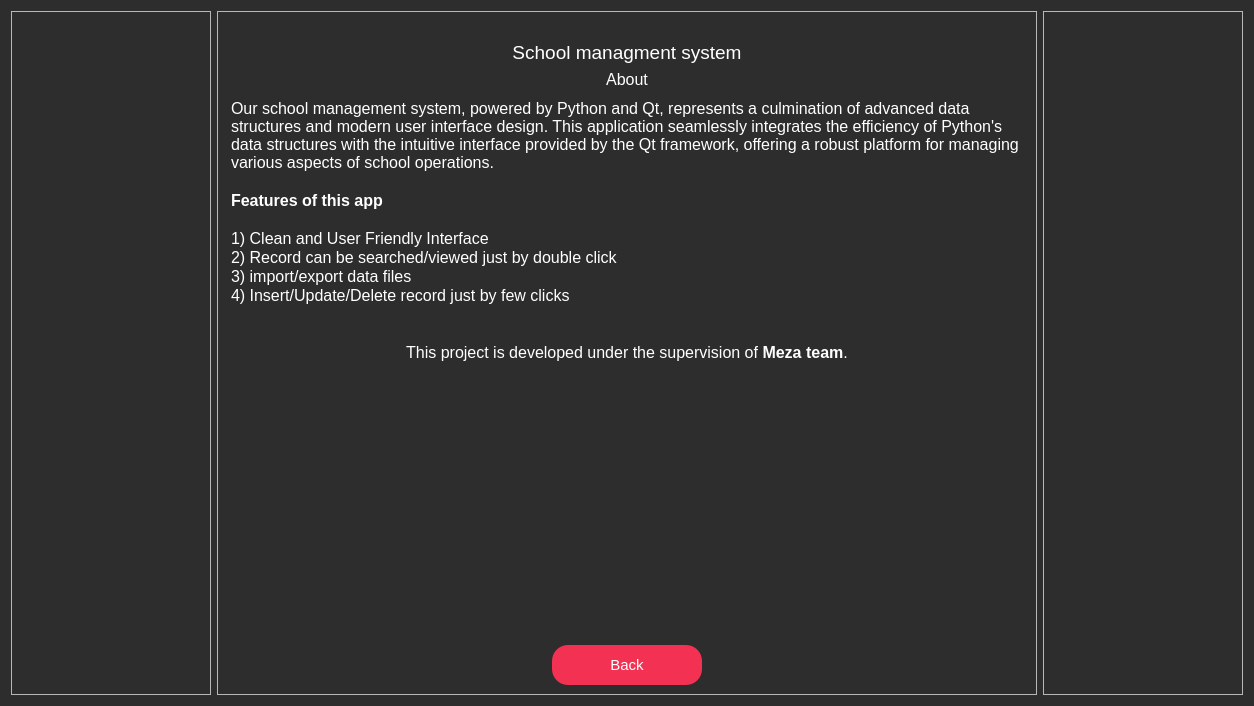
<?xml version="1.0" encoding="UTF-8"?>
<ui version="4.0">
 <class>About</class>
 <widget class="QWidget" name="About">
  <property name="geometry">
   <rect>
    <x>0</x>
    <y>0</y>
    <width>1250</width>
    <height>706</height>
   </rect>
  </property>
  <property name="windowTitle">
   <string>Form</string>
  </property>
  <property name="styleSheet">
   <string notr="true">#About
{
	background:#2D2D2D;
}</string>
  </property>
  <layout class="QHBoxLayout" name="horizontalLayout_2">
   <item>
    <widget class="QFrame" name="frame_2">
     <property name="minimumSize">
      <size>
       <width>200</width>
       <height>0</height>
      </size>
     </property>
     <property name="maximumSize">
      <size>
       <width>200</width>
       <height>16777215</height>
      </size>
     </property>
     <property name="frameShape">
      <enum>QFrame::StyledPanel</enum>
     </property>
     <property name="frameShadow">
      <enum>QFrame::Raised</enum>
     </property>
     <widget class="QLabel" name="label_2">
      <property name="geometry">
       <rect>
        <x>0</x>
        <y>0</y>
        <width>201</width>
        <height>201</height>
       </rect>
      </property>
      <property name="text">
       <string/>
      </property>
      <property name="pixmap">
       <pixmap resource="../images_about.qrc">:/newPrefix/images/top_left.png</pixmap>
      </property>
      <property name="scaledContents">
       <bool>true</bool>
      </property>
     </widget>
    </widget>
   </item>
   <item>
    <widget class="QFrame" name="frame">
     <property name="frameShape">
      <enum>QFrame::StyledPanel</enum>
     </property>
     <property name="frameShadow">
      <enum>QFrame::Raised</enum>
     </property>
     <layout class="QVBoxLayout" name="verticalLayout">
      <item alignment="Qt::AlignHCenter">
       <widget class="QLabel" name="label_5">
        <property name="maximumSize">
         <size>
          <width>400</width>
          <height>150</height>
         </size>
        </property>
        <property name="text">
         <string/>
        </property>
        <property name="pixmap">
         <pixmap resource="../images_about.qrc">:/newPrefix/Corporate_Management.png</pixmap>
        </property>
        <property name="scaledContents">
         <bool>true</bool>
        </property>
       </widget>
      </item>
      <item>
       <widget class="QLabel" name="label_14">
        <property name="font">
         <font>
          <pointsize>14</pointsize>
         </font>
        </property>
        <property name="text">
         <string>&lt;html&gt;&lt;head/&gt;&lt;body&gt;&lt;p align=&quot;center&quot;&gt;&lt;span style=&quot; color:#ffffff;&quot;&gt;School managment system&lt;/span&gt;&lt;/p&gt;&lt;/body&gt;&lt;/html&gt;</string>
        </property>
       </widget>
      </item>
      <item>
       <widget class="QLabel" name="label_15">
        <property name="font">
         <font>
          <pointsize>12</pointsize>
         </font>
        </property>
        <property name="text">
         <string>&lt;html&gt;&lt;head/&gt;&lt;body&gt;&lt;p align=&quot;center&quot;&gt;&lt;span style=&quot; color:#ffffff;&quot;&gt;About&lt;/span&gt;&lt;/p&gt;&lt;/body&gt;&lt;/html&gt;</string>
        </property>
       </widget>
      </item>
      <item>
       <widget class="QTextEdit" name="textEdit">
        <property name="enabled">
         <bool>false</bool>
        </property>
        <property name="minimumSize">
         <size>
          <width>800</width>
          <height>0</height>
         </size>
        </property>
        <property name="font">
         <font>
          <family>Segoe UI</family>
          <pointsize>14</pointsize>
         </font>
        </property>
        <property name="styleSheet">
         <string notr="true">color:#fff;
border:none;
background:#2D2D2D;</string>
        </property>
        <property name="verticalScrollBarPolicy">
         <enum>Qt::ScrollBarAlwaysOff</enum>
        </property>
        <property name="horizontalScrollBarPolicy">
         <enum>Qt::ScrollBarAlwaysOff</enum>
        </property>
        <property name="html">
         <string>&lt;!DOCTYPE HTML PUBLIC &quot;-//W3C//DTD HTML 4.0//EN&quot; &quot;http://www.w3.org/TR/REC-html40/strict.dtd&quot;&gt;
&lt;html&gt;&lt;head&gt;&lt;meta name=&quot;qrichtext&quot; content=&quot;1&quot; /&gt;&lt;meta charset=&quot;utf-8&quot; /&gt;&lt;style type=&quot;text/css&quot;&gt;
p, li { white-space: pre-wrap; }
hr { height: 1px; border-width: 0; }
li.unchecked::marker { content: &quot;\2610&quot;; }
li.checked::marker { content: &quot;\2612&quot;; }
&lt;/style&gt;&lt;/head&gt;&lt;body style=&quot; font-family:'Segoe UI'; font-size:14pt; font-weight:400; font-style:normal;&quot;&gt;
&lt;p style=&quot; margin-top:0px; margin-bottom:0px; margin-left:0px; margin-right:0px; -qt-block-indent:0; text-indent:0px;&quot;&gt;&lt;span style=&quot; font-size:12pt; color:#ffffff;&quot;&gt;Our school management system, powered by Python and Qt, represents a culmination of advanced data structures and modern user interface design. This application seamlessly integrates the efficiency of Python's data structures with the intuitive interface provided by the Qt framework, offering a robust platform for managing various aspects of school operations.&lt;/span&gt;&lt;/p&gt;
&lt;p style=&quot;-qt-paragraph-type:empty; margin-top:0px; margin-bottom:0px; margin-left:0px; margin-right:0px; -qt-block-indent:0; text-indent:0px; font-family:'q_serif,Georgia,Times,Times New Roman,Hiragino Kaku Gothic Pro,Meiryo,serif'; font-size:12pt; color:#ffffff;&quot;&gt;&lt;br /&gt;&lt;/p&gt;
&lt;p style=&quot; margin-top:0px; margin-bottom:0px; margin-left:0px; margin-right:0px; -qt-block-indent:0; text-indent:0px;&quot;&gt;&lt;span style=&quot; font-family:'q_serif,Georgia,Times,Times New Roman,Hiragino Kaku Gothic Pro,Meiryo,serif'; font-size:12pt; font-weight:600; color:#ffffff;&quot;&gt;Features of this app&lt;/span&gt;&lt;/p&gt;
&lt;p style=&quot;-qt-paragraph-type:empty; margin-top:0px; margin-bottom:0px; margin-left:0px; margin-right:0px; -qt-block-indent:0; text-indent:0px; font-family:'q_serif,Georgia,Times,Times New Roman,Hiragino Kaku Gothic Pro,Meiryo,serif'; font-size:12pt; color:#ffffff;&quot;&gt;&lt;br /&gt;&lt;/p&gt;
&lt;p style=&quot; margin-top:0px; margin-bottom:0px; margin-left:0px; margin-right:0px; -qt-block-indent:0; text-indent:0px;&quot;&gt;&lt;span style=&quot; font-family:'q_serif,Georgia,Times,Times New Roman,Hiragino Kaku Gothic Pro,Meiryo,serif'; font-size:12pt; color:#ffffff;&quot;&gt;1) Clean and User Friendly Interface&lt;/span&gt;&lt;/p&gt;
&lt;p style=&quot; margin-top:0px; margin-bottom:0px; margin-left:0px; margin-right:0px; -qt-block-indent:0; text-indent:0px;&quot;&gt;&lt;span style=&quot; font-family:'q_serif,Georgia,Times,Times New Roman,Hiragino Kaku Gothic Pro,Meiryo,serif'; font-size:12pt; color:#ffffff;&quot;&gt;2) Record can be searched/viewed just by double click&lt;/span&gt;&lt;/p&gt;
&lt;p style=&quot; margin-top:0px; margin-bottom:0px; margin-left:0px; margin-right:0px; -qt-block-indent:0; text-indent:0px;&quot;&gt;&lt;span style=&quot; font-family:'q_serif,Georgia,Times,Times New Roman,Hiragino Kaku Gothic Pro,Meiryo,serif'; font-size:12pt; color:#ffffff;&quot;&gt;3) import/export data files&lt;/span&gt;&lt;/p&gt;
&lt;p style=&quot; margin-top:0px; margin-bottom:0px; margin-left:0px; margin-right:0px; -qt-block-indent:0; text-indent:0px;&quot;&gt;&lt;span style=&quot; font-family:'q_serif,Georgia,Times,Times New Roman,Hiragino Kaku Gothic Pro,Meiryo,serif'; font-size:12pt; color:#ffffff;&quot;&gt;4) Insert/Update/Delete record just by few clicks&lt;/span&gt;&lt;/p&gt;
&lt;p style=&quot;-qt-paragraph-type:empty; margin-top:0px; margin-bottom:0px; margin-left:0px; margin-right:0px; -qt-block-indent:0; text-indent:0px; font-family:'q_serif,Georgia,Times,Times New Roman,Hiragino Kaku Gothic Pro,Meiryo,serif'; font-size:12pt; color:#ffffff;&quot;&gt;&lt;br /&gt;&lt;/p&gt;
&lt;p style=&quot;-qt-paragraph-type:empty; margin-top:0px; margin-bottom:0px; margin-left:0px; margin-right:0px; -qt-block-indent:0; text-indent:0px; font-family:'q_serif,Georgia,Times,Times New Roman,Hiragino Kaku Gothic Pro,Meiryo,serif'; font-size:12pt; color:#ffffff;&quot;&gt;&lt;br /&gt;&lt;/p&gt;
&lt;p align=&quot;center&quot; style=&quot; margin-top:0px; margin-bottom:0px; margin-left:0px; margin-right:0px; -qt-block-indent:0; text-indent:0px;&quot;&gt;&lt;span style=&quot; font-family:'q_serif,Georgia,Times,Times New Roman,Hiragino Kaku Gothic Pro,Meiryo,serif'; font-size:12pt; color:#ffffff;&quot;&gt;This project is developed under the supervision of &lt;/span&gt;&lt;span style=&quot; font-family:'q_serif,Georgia,Times,Times New Roman,Hiragino Kaku Gothic Pro,Meiryo,serif'; font-size:12pt; font-weight:600; color:#ffffff;&quot;&gt;Meza team&lt;/span&gt;&lt;span style=&quot; font-family:'q_serif,Georgia,Times,Times New Roman,Hiragino Kaku Gothic Pro,Meiryo,serif'; font-size:12pt; color:#ffffff;&quot;&gt;.&lt;/span&gt;&lt;/p&gt;&lt;/body&gt;&lt;/html&gt;</string>
        </property>
       </widget>
      </item>
      <item>
       <widget class="QFrame" name="frame_3">
        <property name="frameShape">
         <enum>QFrame::StyledPanel</enum>
        </property>
        <property name="frameShadow">
         <enum>QFrame::Raised</enum>
        </property>
       </widget>
      </item>
      <item alignment="Qt::AlignHCenter">
       <widget class="QPushButton" name="back_button">
        <property name="minimumSize">
         <size>
          <width>150</width>
          <height>40</height>
         </size>
        </property>
        <property name="maximumSize">
         <size>
          <width>150</width>
          <height>100</height>
         </size>
        </property>
        <property name="font">
         <font>
          <pointsize>11</pointsize>
         </font>
        </property>
        <property name="styleSheet">
         <string notr="true">#back_button
{
	border:none;
	background:#F33253;
	color:white;
	border-radius:16px;
}

#back_button:hover
{
	border:2px solid #F33253;
	background:#2D2D2D;
	color:#F33253;
	border-radius:16px;
}</string>
        </property>
        <property name="text">
         <string>Back</string>
        </property>
       </widget>
      </item>
     </layout>
    </widget>
   </item>
   <item>
    <widget class="QFrame" name="frame_4">
     <property name="minimumSize">
      <size>
       <width>200</width>
       <height>0</height>
      </size>
     </property>
     <property name="maximumSize">
      <size>
       <width>200</width>
       <height>16777215</height>
      </size>
     </property>
     <property name="frameShape">
      <enum>QFrame::StyledPanel</enum>
     </property>
     <property name="frameShadow">
      <enum>QFrame::Raised</enum>
     </property>
     <widget class="QLabel" name="label_4">
      <property name="geometry">
       <rect>
        <x>0</x>
        <y>0</y>
        <width>200</width>
        <height>211</height>
       </rect>
      </property>
      <property name="minimumSize">
       <size>
        <width>200</width>
        <height>0</height>
       </size>
      </property>
      <property name="maximumSize">
       <size>
        <width>200</width>
        <height>16777215</height>
       </size>
      </property>
      <property name="text">
       <string/>
      </property>
      <property name="pixmap">
       <pixmap resource="../images_about.qrc">:/newPrefix/images/top_right.png</pixmap>
      </property>
      <property name="scaledContents">
       <bool>true</bool>
      </property>
     </widget>
    </widget>
   </item>
  </layout>
 </widget>
 <resources>
  <include location="../images_about.qrc"/>
 </resources>
 <connections/>
</ui>
